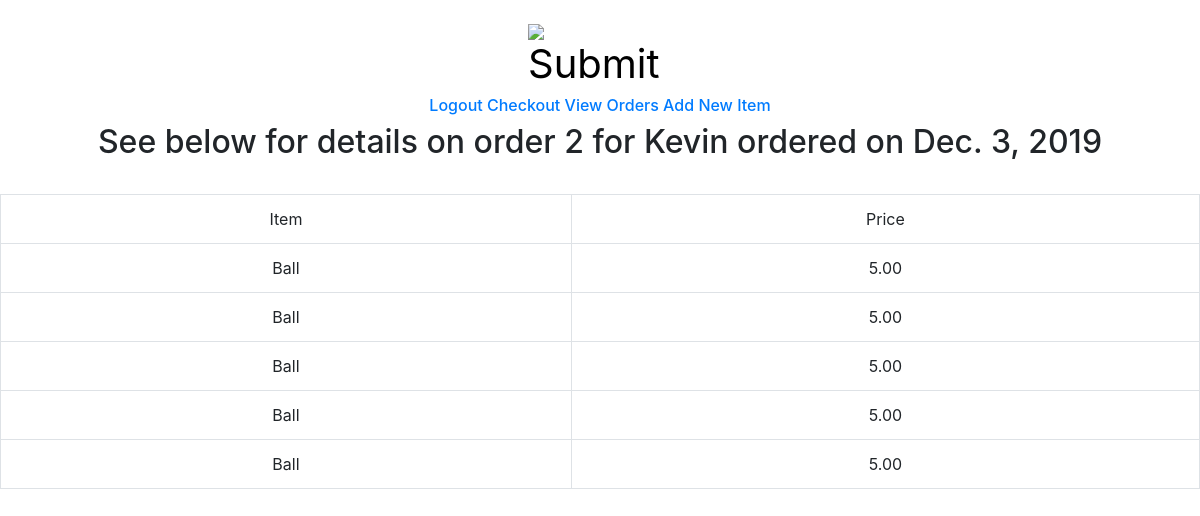
Screenshot of /viewOrderDetails/2 (signed in) with the database file from the repository.
### orders/models.py (models this page shows, shortened)
class Order(models.Model):
    customer = models.ForeignKey(User, max_length=64, on_delete=models.CASCADE)
    orderDate = models.DateField()
    address = models.CharField(max_length=100)
    orderStatus = models.ForeignKey(OrderStatus, on_delete=models.CASCADE)

class OrderItem(models.Model):
    product = models.ForeignKey(Product, on_delete=models.CASCADE)
    order = models.ForeignKey(Order, on_delete=models.CASCADE)

class Product(models.Model):
    name = models.CharField(max_length=75, unique=True)
    price = models.DecimalField(decimal_places=2, max_digits=4)
    description = models.CharField(max_length=2500, blank=True)

### orders/views.py (the view)
# urls.py: path("viewOrderDetails/<int:orderId>",views.viewOrderDetails, name="viewOrderDetails"),
@user_passes_test(lambda u: u.is_superuser)
def viewOrderDetails(request, orderId):
    order = Order.objects.get(pk=orderId)
    orderItems = OrderItem.objects.filter(order=order)
    context = {
    "order": order,
    "orderItems": orderItems
    }
    return render(request,"viewOrderDetails.html", context)

### orders/templates/viewOrderDetails.html
{% extends "project4layout.html" %}
{% block heading %}
See below for details on order {{ order.pk }} for {{ order.customer.first_name }} ordered on {{ order.orderDate }}
{% endblock %}
{% block body %}
<table class="table table-bordered">
  <tr>
    <td>Item</td>
    <td>Price</td>
  </tr>
  {% for orderItem in orderItems %}
  <tr>
    <td>{{ orderItem.product.name }}</td>
    <td>{{ orderItem.product.price }}</td>
  </tr>
  {% endfor %}
</table>
{% endblock %}

### rows the page displays
Order: pk "2", customer.first_name "Kevin", orderDate "Dec. 3, 2019"
OrderItem: product.name "Ball", product.price "5.00"
OrderItem: product.name "Ball", product.price "5.00"
OrderItem: product.name "Ball", product.price "5.00"
OrderItem: product.name "Ball", product.price "5.00"
OrderItem: product.name "Ball", product.price "5.00"
